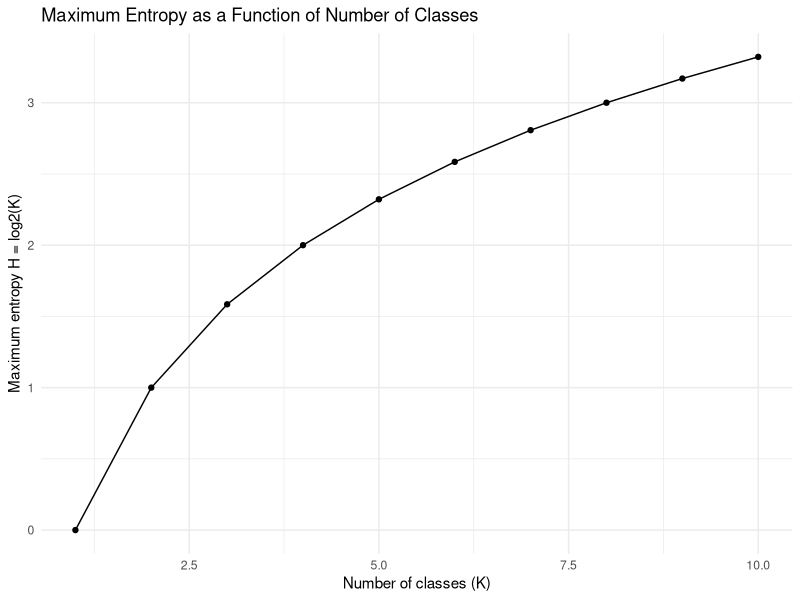
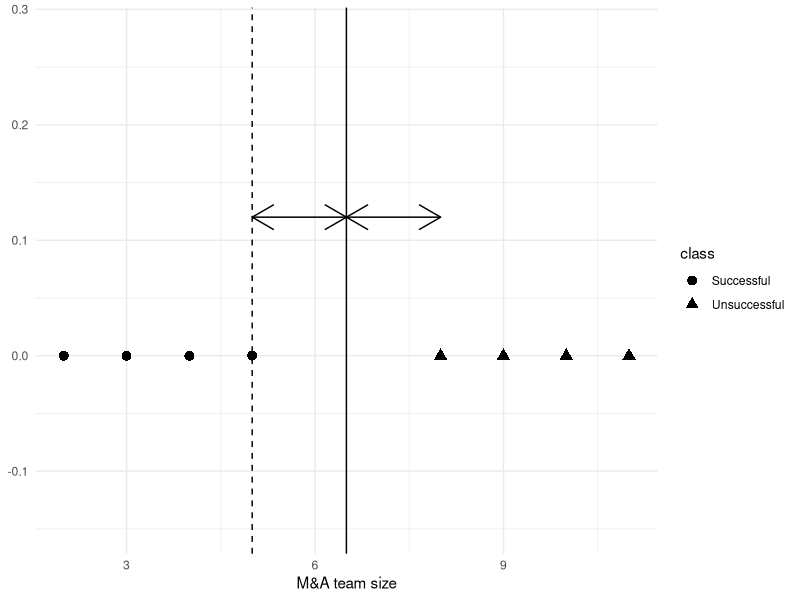
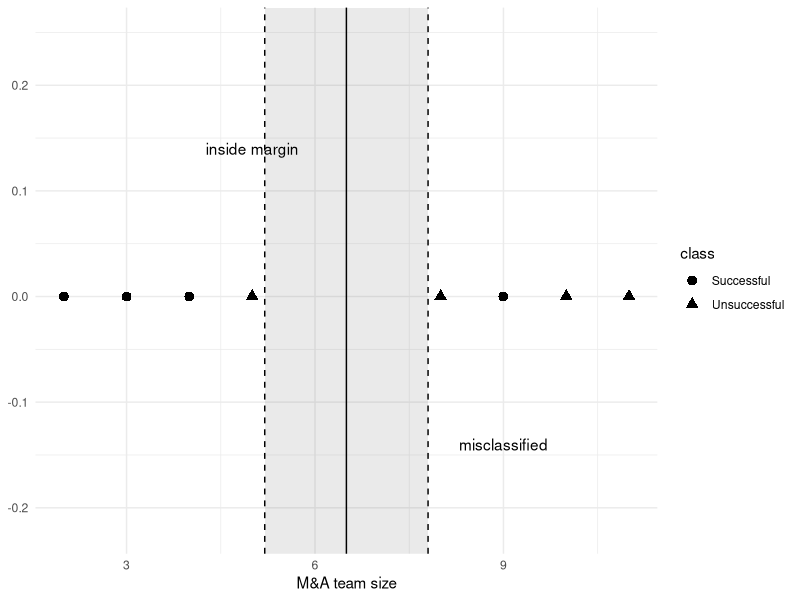
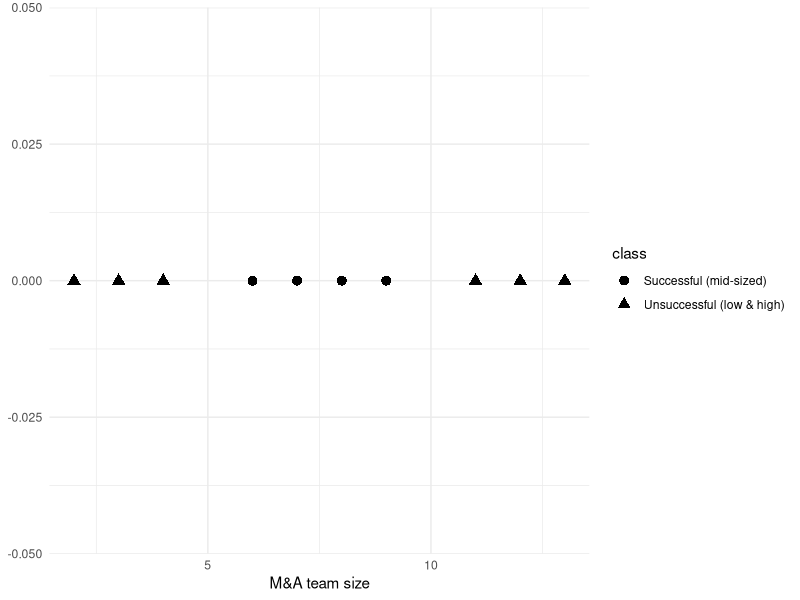
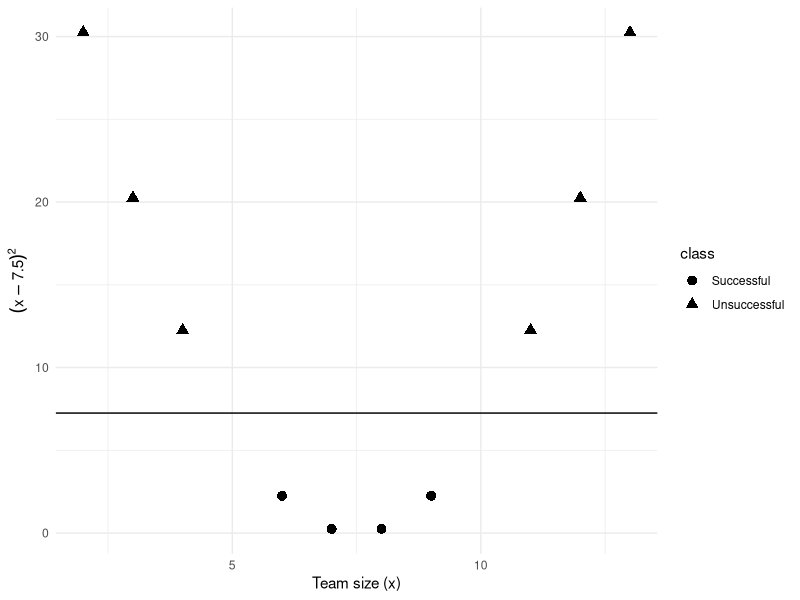

These figures' R source, in order:
## ---- chunk 1
#| fig-align: center
#| echo: false
library(ggplot2)
d <- data.frame(K = 1:10, entropy = log2(1:10))
ggplot(d, aes(K, entropy)) + geom_line() + geom_point() +
  labs(title = "Maximum Entropy as a Function of Number of Classes",
       x = "Number of classes (K)", y = "Maximum entropy H = log2(K)") + theme_minimal()
## ---- chunk 2
#| label: fig-maximal-margin-1d
#| fig-cap: "A naive midpoint between class means versus the maximal-margin threshold"
#| echo: false
library(tidyverse)
d <- tibble(x = c(2:5, 8:11), class = rep(c("Successful", "Unsuccessful"), each = 4))
ggplot(d, aes(x, 0, shape = class)) + geom_point(size = 3) +
  geom_vline(xintercept = c(5, 6.5), linetype = c("dashed", "solid")) +
  annotate("segment", x=5, xend=6.5, y=.12, yend=.12, arrow=arrow(ends="both")) +
  annotate("segment", x=6.5, xend=8, y=.12, yend=.12, arrow=arrow(ends="both")) +
  labs(x="M&A team size", y=NULL) + coord_cartesian(ylim=c(-.15,.28)) + theme_minimal()
## ---- chunk 3
#| label: fig-soft-margin-1d
#| fig-cap: "Soft-margin classifier: margin bands, an in-margin point, and a misclassified point"
#| echo: false
library(tidyverse)
d <- tibble(x=c(2,3,4,9,5,8,10,11), class=rep(c("Successful","Unsuccessful"), each=4))
ggplot(d, aes(x, 0, shape=class)) + annotate("rect", xmin=5.2,xmax=7.8,ymin=-Inf,ymax=Inf,alpha=.12) +
  geom_point(size=3) + geom_vline(xintercept=6.5) + geom_vline(xintercept=c(5.2,7.8),linetype="dashed") +
  annotate("text",x=5,y=.14,label="inside margin") + annotate("text",x=9,y=-.14,label="misclassified") +
  labs(x="M&A team size",y=NULL) + coord_cartesian(ylim=c(-.22,.25)) + theme_minimal()
## ---- chunk 4
#| label: fig-nonlinear-1d
#| fig-cap: "Nonlinear pattern: only mid-sized M&A teams are successful"
#| echo: false
library(tidyverse)
d <- tibble(x=c(2,3,4,11,12,13,6,7,8,9), class=c(rep("Unsuccessful (low & high)",6),rep("Successful (mid-sized)",4)))
ggplot(d,aes(x,0,shape=class))+geom_point(size=3)+labs(x="M&A team size",y=NULL)+theme_minimal()
## ---- chunk 5
#| label: fig-kernel-2d
#| fig-cap: "Quadratic transformation enables linear separation"
#| echo: false
library(tidyverse)
d <- tibble(x=c(2,3,4,11,12,13,6,7,8,9), class=c(rep("Unsuccessful",6),rep("Successful",4))) |>
  mutate(z=(x-7.5)^2)
threshold <- mean(c(max(d$z[d$class=="Successful"]), min(d$z[d$class=="Unsuccessful"])))
ggplot(d,aes(x,z,shape=class))+geom_point(size=3)+geom_hline(yintercept=threshold)+
  labs(x="Team size (x)",y=expression((x-7.5)^2))+theme_minimal()
